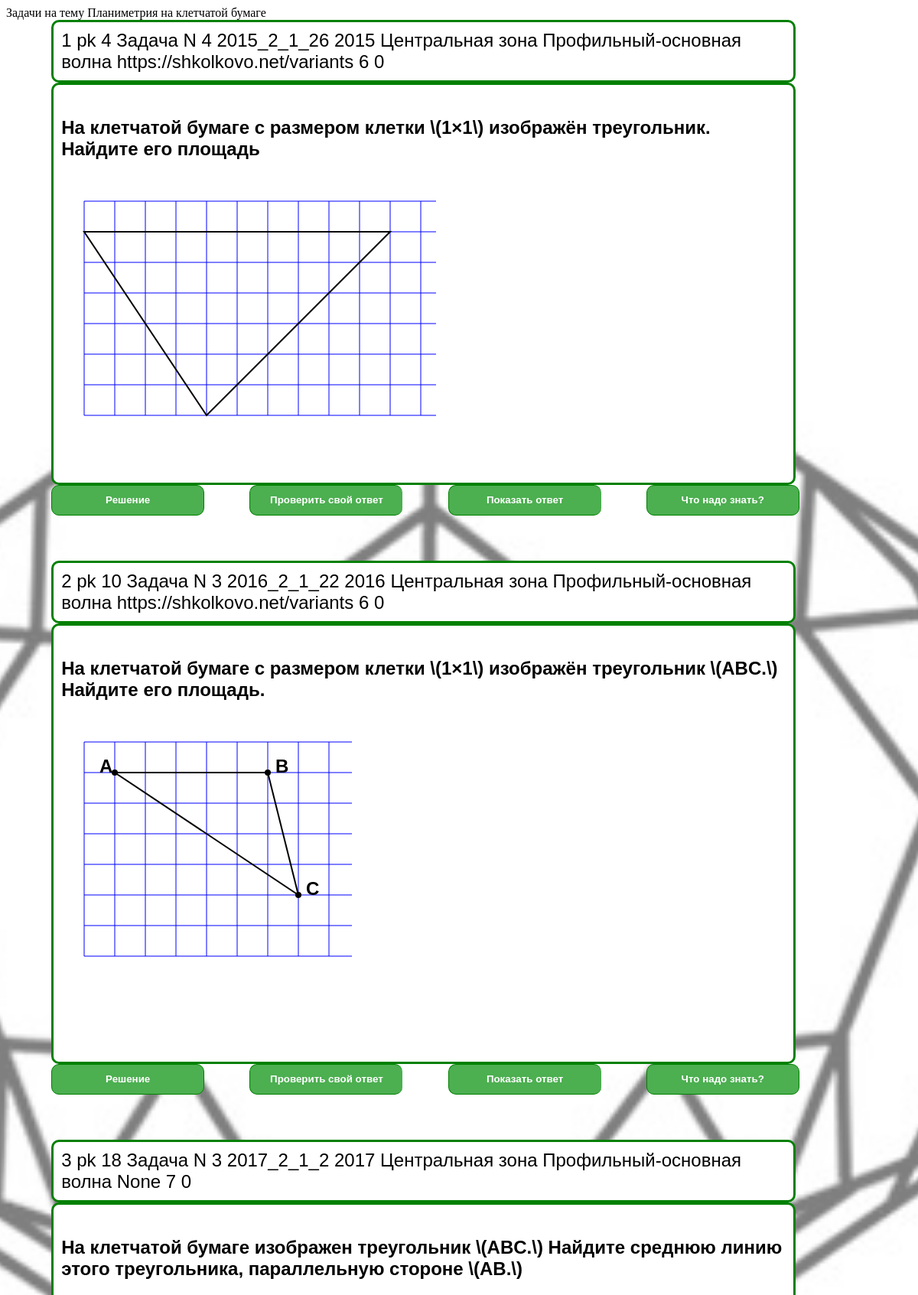
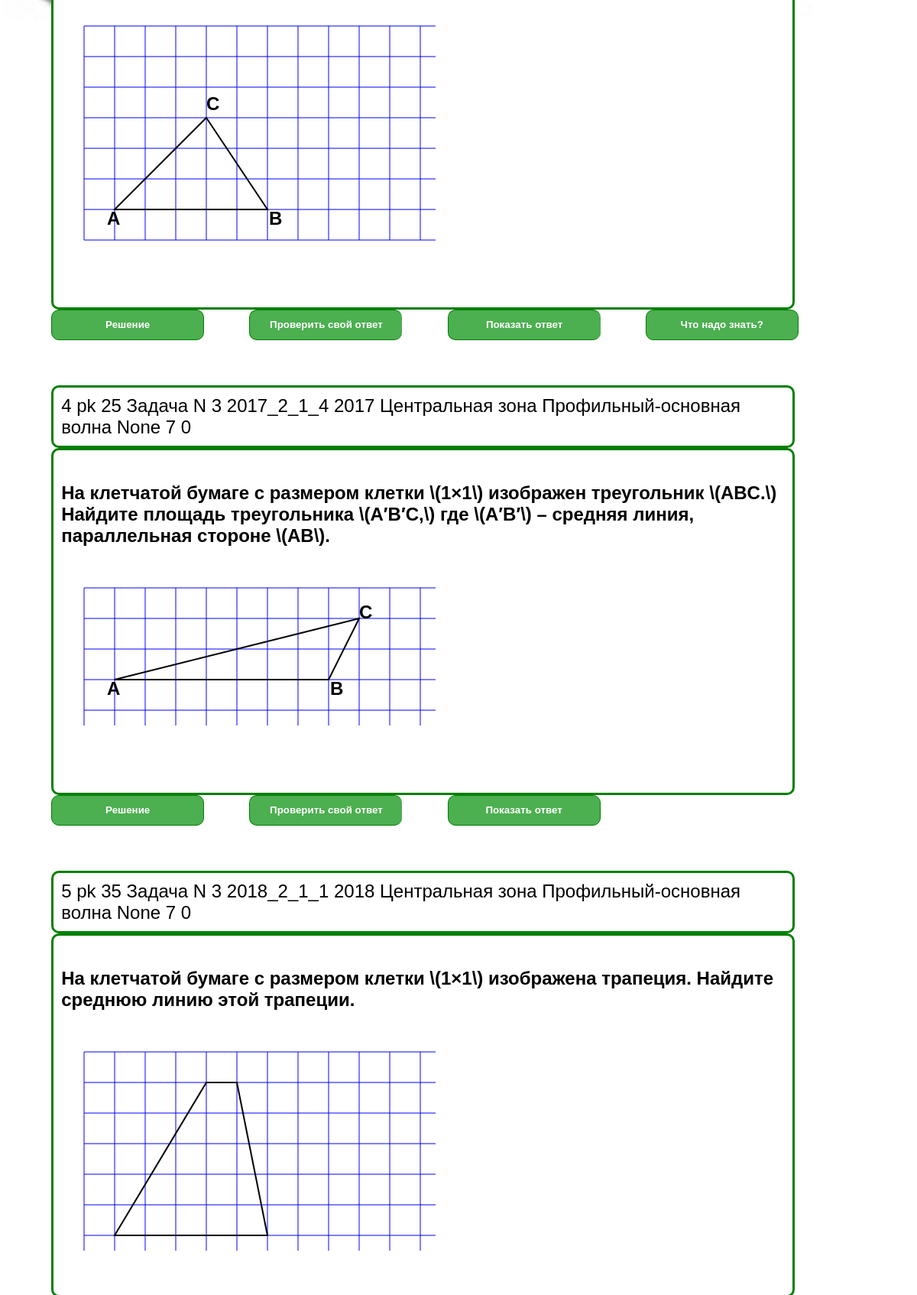
/probls/3/?school_class=11 (upper part), run on the app's committed database (2 pictures, top to bottom).
### main/models.py (models this page shows, shortened)
class Topic(models.Model):
    name_topic = models.CharField(max_length=200, db_index=True)
    number_in_order = models.IntegerField(default=0)
    mett = models.IntegerField(default=0)
    tip_top = models.IntegerField(blank=True, null=True, default=0)
    backdrop = models.ImageField(upload_to='smile', default='')

class Probl(models.Model):
    condition_txt = models.TextField(blank=True, null=True, default='')
    solution_txt = models.TextField(blank=True, null=True, default='')
    hint_txt = models.CharField(max_length=1000, blank=True, null=True, default='')
    complexity = models.IntegerField(blank=True, null=True, default=0)
    topic = models.ForeignKey('topic', on_delete=models.PROTECT, default='')
    result = models.CharField(max_length=200, blank=True, null=True, default='')
    result_full = models.CharField(max_length=200, blank=True, null=True, default='')
    ege = models.IntegerField(blank=True, null=True, default=0)
    place_ege = models.CharField(max_length=100, blank=True, null=True, default='')
    tip_ege = models.IntegerField(blank=True, null=True, default=0)
    gkey = models.CharField(max_length=20, blank=True, null=True, default='')
    number_task = models.IntegerField(blank=True, null=True, default=0)
    variant = models.IntegerField(blank=True, null=True, default=0)
    source = models.CharField(max_length=100, blank=True, null=True, default='')
    name_potok = models.CharField(max_length=50, blank=True, null=True, default='')
    date = models.DateTimeField(blank=True, null=True)
    school_class = models.IntegerField(blank=True, null=True, default=0)
    nopor = models.IntegerField(blank=True, null=True, default=0)
    class Meta:
        verbose_name = 'probl'
        verbose_name_plural = 'probls'

### main/views.py (the view)
# urls.py: path('probls/<int:pkkk>/', views.probls, name='probls'),
def probls(request, pkkk):
    tp = Topic.objects.get(pk=pkkk)
    pkk = pkkk
    mm = 11
    bimgs = Bimg.objects.filter()
    pr = Probl.objects.filter(topic=pkk, school_class__lte=mm, number_task__gt=0).order_by("complexity")
    sm = Smailic.objects.get(pk=1)
    for p in pr:
        p.ege = p.gkey[0:4]
        p.place_ege = name_zone(zone(p.gkey))
        p.name_potok = name_potok(potok(p.gkey))
    context = {
        'tp': tp,
        'sm': sm,
        'bimgs': bimgs,
        'probls': pr
    }
    return render(request, 'main/probls.html', context=context)

### main/views.py (called while the page is built)
def zone(gkey):
    if gkey[6] == '_':
        u = gkey[5]
    else:
        u = gkey[5:7]
    return u

def potok(gkey):
    if gkey[6] == '_':
        u = gkey[7]
    else:
        u = gkey[8]
    return u

def name_potok(potokk):
    if potokk == '1':
        np = 'Профильный-основная волна'
    elif potokk == '2':
        np = 'Профильный -досрочная волна'
    elif potokk == '3':
        np = 'Профильный-резервный день основной волны'
    elif potokk == '4':
        np = 'Профильный-резервный день досрочной волны'
    elif potokk == '5':
        np = 'Базовый-основная волна'
    elif potokk == '6':
        np = 'Базовый -досрочная волна'
    elif potokk == '7':
        np = 'Базовый -резервный день основной волны'
    elif potokk == '8':
        np = 'Базовый-резервный день досрочной волны'
    else:
        np = '???'
    return np

def name_zone(zonne):
    if zonne == '1':
        nz = 'Калининградская область'
    elif zonne == '2':
        nz = 'Центральная зона'
    elif zonne == '3':
        nz = 'Урал'
    elif zonne == '5':
        nz = 'Сибирь'
    elif zonne == '9':
        nz = 'Дальный Восток'
    else:
        nz = '???'
    return nz

### main/templates/main/probls.html (shortened to what this page needs)
{% load static %}
<!doctype html>
<html lang="en">
<head>
</head>
<body>
{% autoescape off %}
</h1> Задачи на тему</h1>
</h1> {{tp.name_topic}}</h1>
{% for b in bimgs %}
 {% for p in probls %}
<div class="px_l">
    <a>{{forloop.counter}}</a>
    <a> pk {{p.pk}}</a>
    <a>Задача N {{p.number_task}}</a>
    <a>{{p.gkey}}</a>
    <a>{{p.ege}}</a>
    <a>{{p.place_ege}}</a>
    <a>{{p.name_potok}}</a>
    <a>{{p.source}}</a>
    <a>{{p.school_class}}</a>
    <a>{{p.complexity}}</a>
</div>
<div class="px_l">
    {%if p.condition_txt%}
      <h4 align="left"> {{p.condition_txt }} </h4>
    {%endif%}
</div>
    <div class="btn-group">
        <form action="{%url 'task' p.pk %}" >
          <button style="height:40px;width:200px;border-radius:10px">Решение</button>
        </form>
        {%if p.result%}
          <button style="height:40px;width:200px;border-radius:10px" onclick="showModalWinv({{forloop.counter}} , '{{p.result}}')">Проверить свой ответ</button>
        {%endif%}
        {%if p.result_full%}
          <button style="height:40px;width:200px;border-radius:10px" onclick="showModalWin({{forloop.counter}})">Показать ответ</button>
        {%else%}
         {%if p.result%}
           <button style="height:40px;width:200px;border-radius:10px" onclick="showModalWin({{forloop.counter}})" >Показать ответ</button>
         {%endif%}
        {%endif%}
         {%if p.hint_txt%}
          <form action="{%url 'theme' p.pk %}" >
              <button style="height:40px;width:200px;border-radius:10px" >Что надо знать?</button>
          </form>
        {%endif%}
        </div>
  {%endfor%}
{%endfor%}
{% endautoescape %}
</body>
</html>

### data on the page
Topic: name_topic "Планиметрия на клетчатой бумаге"
Probl: pk "4", number_task "4", gkey "2015_2_1_26", ege "2015", place_ege "Центральная зона", name_potok "Профильный-основная волна", source "https://shkolkovo.net/variants", school_class "6", complexity "0", condition_txt "На клетчатой бумаге с размером клетки \\(1×1\\) изображён треугольник. Найдите его площадь", hint_txt "Что надо знать?"
Probl: pk "10", number_task "3", gkey "2016_2_1_22", ege "2016", place_ege "Центральная зона", name_potok "Профильный-основная волна", source "https://shkolkovo.net/variants", school_class "6", complexity "0", condition_txt "На клетчатой бумаге с размером клетки \\(1×1\\) изображён треугольник \\(ABC.\\) Найдите его площадь. C A B", hint_txt "Что надо знать?"
Probl: pk "18", number_task "3", gkey "2017_2_1_2", ege "2017", place_ege "Центральная зона", name_potok "Профильный-основная волна", source "None", school_class "7", complexity "0", condition_txt "На клетчатой бумаге изображен треугольник \\(ABC.\\) Найдите среднюю линию этого треугольника, параллельную стороне \\(AB.\\) A B C", hint_txt "Что надо знать?"
Probl: pk "25", number_task "3", gkey "2017_2_1_4", ege "2017", place_ege "Центральная зона", name_potok "Профильный-основная волна", source "None", school_class "7", complexity "0", condition_txt "На клетчатой бумаге с размером клетки \\(1×1\\) изображен треугольник \\(ABC.\\) Найдите площадь треугольника \\(A′B′C,\\) где \\(A′B′\\) – средняя линия, параллельная стороне \\(AB\\). A B C"
Probl: pk "35", number_task "3", gkey "2018_2_1_1", ege "2018", place_ege "Центральная зона", name_potok "Профильный-основная волна", source "None", school_class "7", complexity "0", condition_txt "На клетчатой бумаге с размером клетки \\(1×1\\) изображена трапеция. Найдите среднюю линию этой трапеции."
